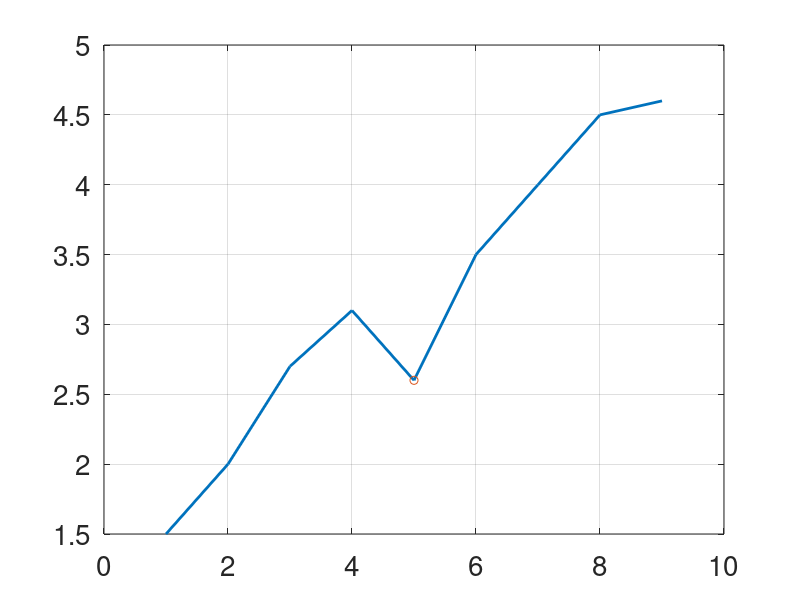

Write the MATLAB code that produced this figure.
function exemplosGraficos()
  x = [1,2,3,4,5,6,7,8,9]
  y = [1.5,2,2.7,3.1,2.6,3.5,4,4.5,4.6]

  pontoX = [3,4,5]
  pontoY = [2.7,3.1,2.6]

  grafico2DAnimado(x,y,pontoX,pontoY)

endfunction


function grafico2D(x,y)
  figure(1);
  plot(x,y,'linewidth',2);
  grid "on";
  set(gca,'fontsize',20);
endfunction

function grafico2DAnimado(x,y, pontoX, pontoY)
  figure(1)

  for i=1 : length(pontoX)
     plot(x,y,'linewidth',2);
     hold "on";
     plot(pontoX(i), pontoY(i), 'o');
     grid "on";
     set(gca,'fontsize',20);
     hold "off"
     pause(0.1)
  endfor
endfunction
